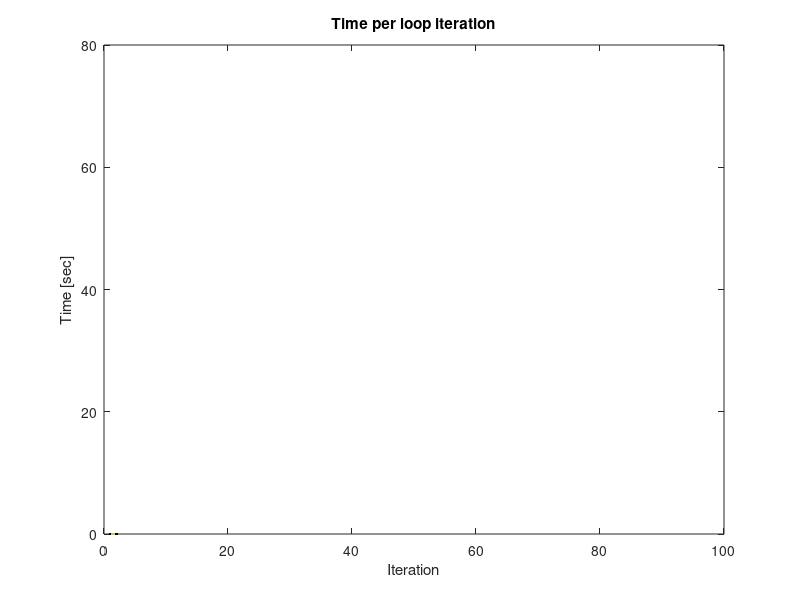

This figure's MATLAB source: (Note: this script raises an error after producing the figure.)
% source: https://www.mathworks.com/help/matlab/creating_plots/making-graphsresponsive-with-data-linking.html
% Set up two data points to get us started.
x2 = [1 2];
y2 = [0 0];
% Start the plot. Set the x- and y-boundaries
% we'll plot black dots and yellow dashed lines b/w the dots
figure(1);
p = plot(x2,y2,'y.--','MarkerEdgeColor','k');
xlim([0 100])
ylim([0 80])
% Label the plots
xlabel('Iteration')
ylabel('Time [sec]')
title('Time per loop iteration');
% tell the plot object what the data sources are when it refreshes.
p.XDataSource = 'x2';
p.YDataSource = 'y2';
% Start recording time
tic;
% Loop nearly 100 times. (Modify so that it finishes at 30)
for t = 3:30 % (HINT: change the 100 to be 30)
    % Set new x and y values
    x2(t) = t; % loop iteration
    y2(t) = toc; % time taken

    % refresh the data for the plot
    refreshdata
    title('Current time: ',y2(t));
    drawnow

    % add a random pause to make things interesting.
    pause(rand());
end
title('Time per loop iteration');